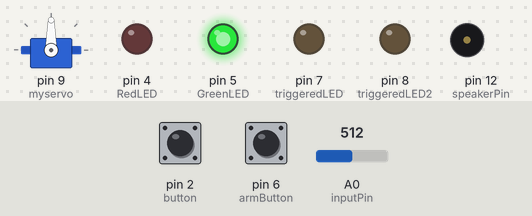
Recording of a sketch running on a simulated Arduino Uno, built with avr-gcc and run on an emulated ATmega328P. Shown: servo, output pins drawn as LEDs (lit = HIGH), buzzer (waves = sounding). The test bench sets the inputs (shaded band); at power-on: pin 2 (button) LOW, pin 6 (armButton) LOW, A0 (inputPin) = 512.

Above: at 3.5 s.
3.6 s: pin 2 (button) pulled HIGH for 0.15 s
At 3.76 s:
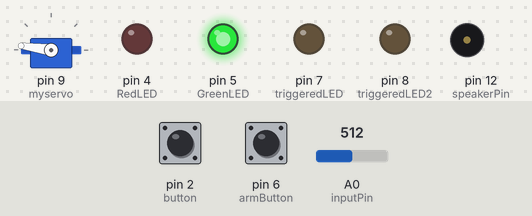
6.6 s: pin 6 (armButton) pulled HIGH for 0.15 s
At 7.3 s:
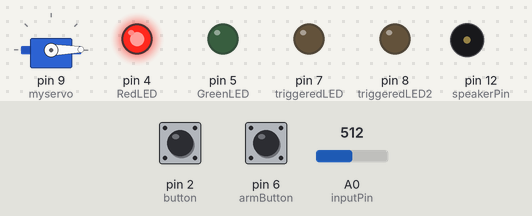
8.5 s: A0 (inputPin) set to 473
10.0 s: A0 (inputPin) set to 452
At 10.17 s:
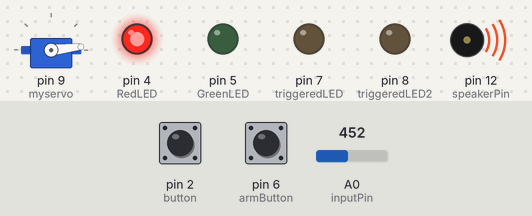
At 10.79 s:
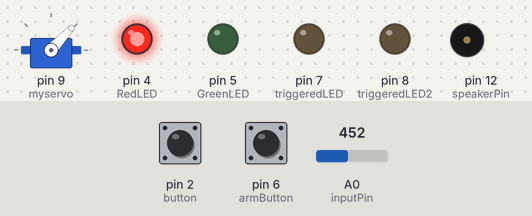
13.0 s: pin 2 (button) pulled HIGH for 1 s
Timing chart, 0 to 13.0 s (numbered marks = the images above; inputs shaded):
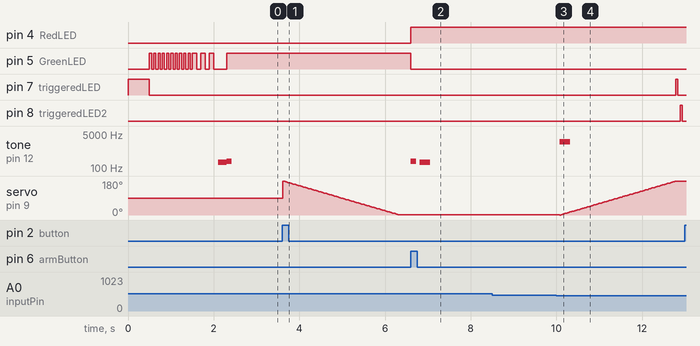

Measured:
- the behaviour switches between 462 and 461 on A0 (inputPin) (found by bisection; images 2 and 3)
- after the input at 6.6 s, pin 4 (RedLED): LOW → HIGH at once; pin 5 (GreenLED): HIGH → LOW at once; tone on pin 12 (speakerPin): silent → 220 Hz at once, → silent 0.13 s later, → 196 Hz 0.08 s later, → silent 0.25 s later
- after the input at 10.0 s, pin 7 (triggeredLED): LOW → HIGH after 2.8 s, → LOW 0.05 s later; pin 8 (triggeredLED2): LOW → HIGH after 2.9 s, → LOW 0.05 s later; tone on pin 12 (speakerPin): silent → 2000 Hz after 0.07 s, → silent 0.25 s later

The sketch:

Code_for_laser__un-developed_.ino
```cpp
#include <Servo.h>
Servo myservo;

int j = 0;
int t = 0;
const int triggeredLED = 7;
const int triggeredLED2 = 8;
const int RedLED = 4;
const int GreenLED = 5;
const int inputPin = A0;
const int speakerPin = 12;
const int armButton = 6;
const int button = 2;

boolean reset = false;
boolean isArmed = true;
boolean isTriggered = false;
int buttonVal = 0;
int prev_buttonVal = 0;
int reading = 0;
int threshold = 0;


const int lowrange = 2000;
const int highrange = 4000;


void setup(){


  myservo.attach(9);

  pinMode(triggeredLED, OUTPUT);
  pinMode(triggeredLED2, OUTPUT);
  pinMode(RedLED, OUTPUT);
  pinMode(GreenLED, OUTPUT);
  pinMode(armButton, INPUT);
  digitalWrite(triggeredLED, HIGH);
  delay(500);
  digitalWrite(triggeredLED, LOW);

   calibrate();    //whats wrong with this now
   setArmedState();
}

void loop(){

   int buttonVal = digitalRead(armButton);

   int ButtonVal = digitalRead(button);

  if ((buttonVal == HIGH) && (prev_buttonVal == LOW)){
    setArmedState();
    delay(500);
  }
  reading = analogRead(inputPin);


  if ((isArmed) && (reading < threshold)){
    isTriggered = true;
  }

  if (isTriggered){
    pinMode(9, OUTPUT); //Allow the servo to move by making 9 an output

     for (int i = lowrange; i <= highrange; i++)
    {
      tone (speakerPin, i, 250);
    }

    for (int i = highrange; i >= lowrange; i--)
    {
      tone (speakerPin, i, 250);
    }

//////////////////////
if (j== 0){
  for(int pos = 0; pos < 180; pos += 1)  // goes from 0 degrees to 180 degrees
  {                                  // in steps of 1 degree
    myservo.write(pos);              // tell servo to go to position in variable 'pos'
    delay(15);
    j++;
    t= 0;// waits 15ms for the servo to reach the position
  }}
  /////////////////////

    digitalWrite(triggeredLED, HIGH);
    delay(50);
    digitalWrite(triggeredLED, LOW);
    delay (50);
    digitalWrite(triggeredLED2, HIGH);
    delay (50);
    digitalWrite(triggeredLED2, LOW);
    delay (50);


    }


     if (ButtonVal == HIGH){
      if ( t == 0){
     for(int pos = 180; pos>=1; pos-=1)     // goes from 180 degrees to 0 degrees
  {
    myservo.write(pos);              // tell servo to go to position in variable 'pos'
    delay(15);                       // waits 15ms for the servo to reach the position
  } }
  t++;}


  delay(20);
  pinMode(9,INPUT); // set 9 to an input to turn servo off -- this stops the "servo buzz"
}


void setArmedState(){

  if (isArmed){
    digitalWrite(GreenLED, HIGH);
    digitalWrite(RedLED, LOW);
    isTriggered = false;
    isArmed = false;
    j=0;


  } else {
    digitalWrite(GreenLED, LOW);
    digitalWrite(RedLED, HIGH);
    tone(speakerPin, 220, 125);
    delay(200);
    tone(speakerPin, 196, 250);
    isArmed = true;
  }
}

void calibrate(){

  int sample = 0;
  int baseline = 0;
  const int min_diff = 200;
  const int sensitivity = 50;
  int success_count = 0;

  digitalWrite(RedLED, LOW);
  digitalWrite(GreenLED, LOW);

  for (int i=0; i<10; i++){
    sample += analogRead(inputPin);
    digitalWrite(GreenLED, HIGH);
    delay (50);
    digitalWrite(GreenLED, LOW);
    delay (50);
  }

  do
  {
  sample = analogRead (inputPin);
    //sample = analogRead(inputPin);

    if (sample > baseline + min_diff){
      success_count++;
      threshold += sample;

      digitalWrite(GreenLED, HIGH);
      delay (100);
      digitalWrite(GreenLED, LOW);
      delay (100);
    } else {
      success_count = 0;
      threshold = 0;
    }

  } while (success_count < 3);

  threshold = (threshold/3) - sensitivity;

  tone(speakerPin, 196, 250);
  delay(200);
  tone(speakerPin, 220, 125);
}
```
